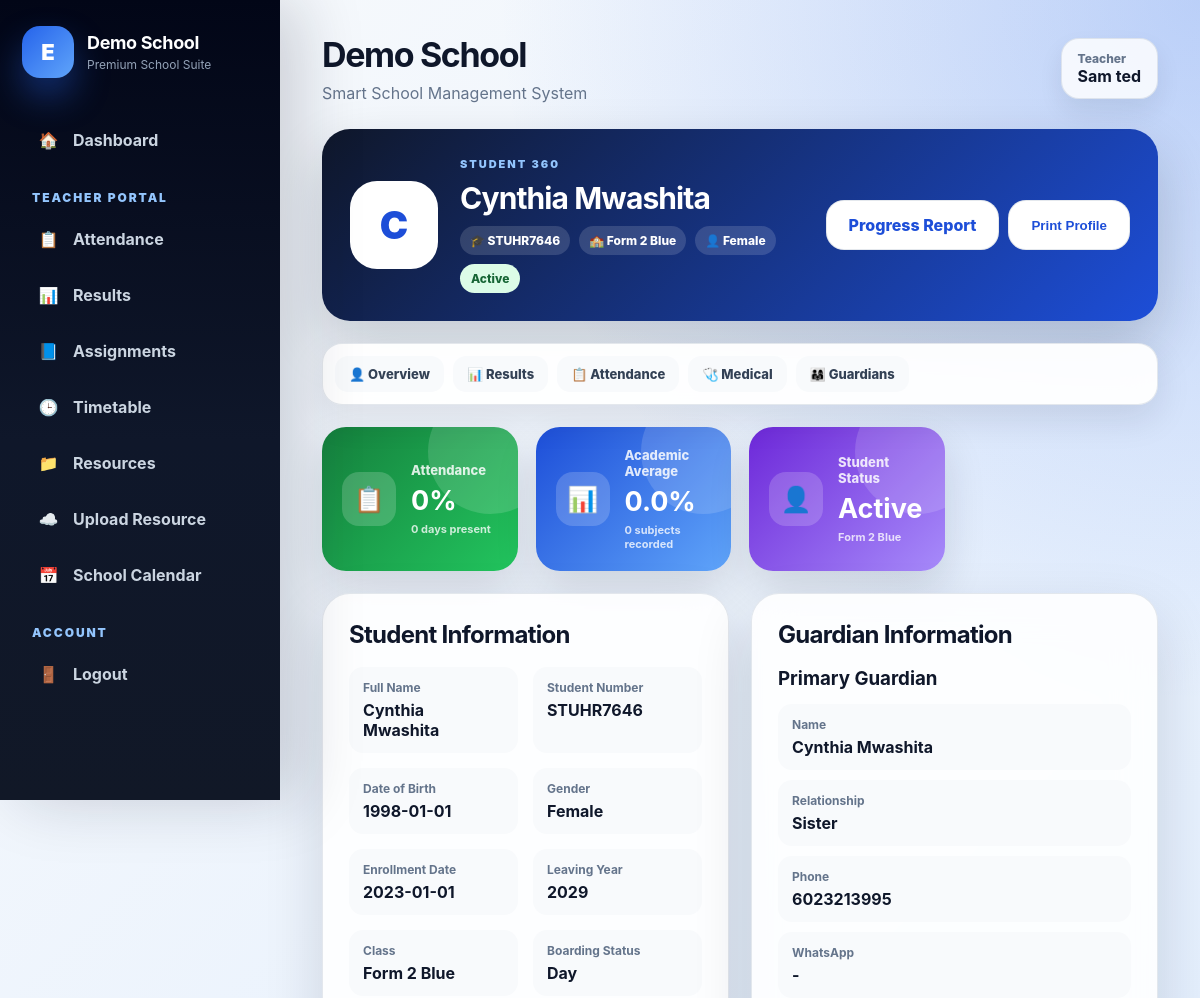
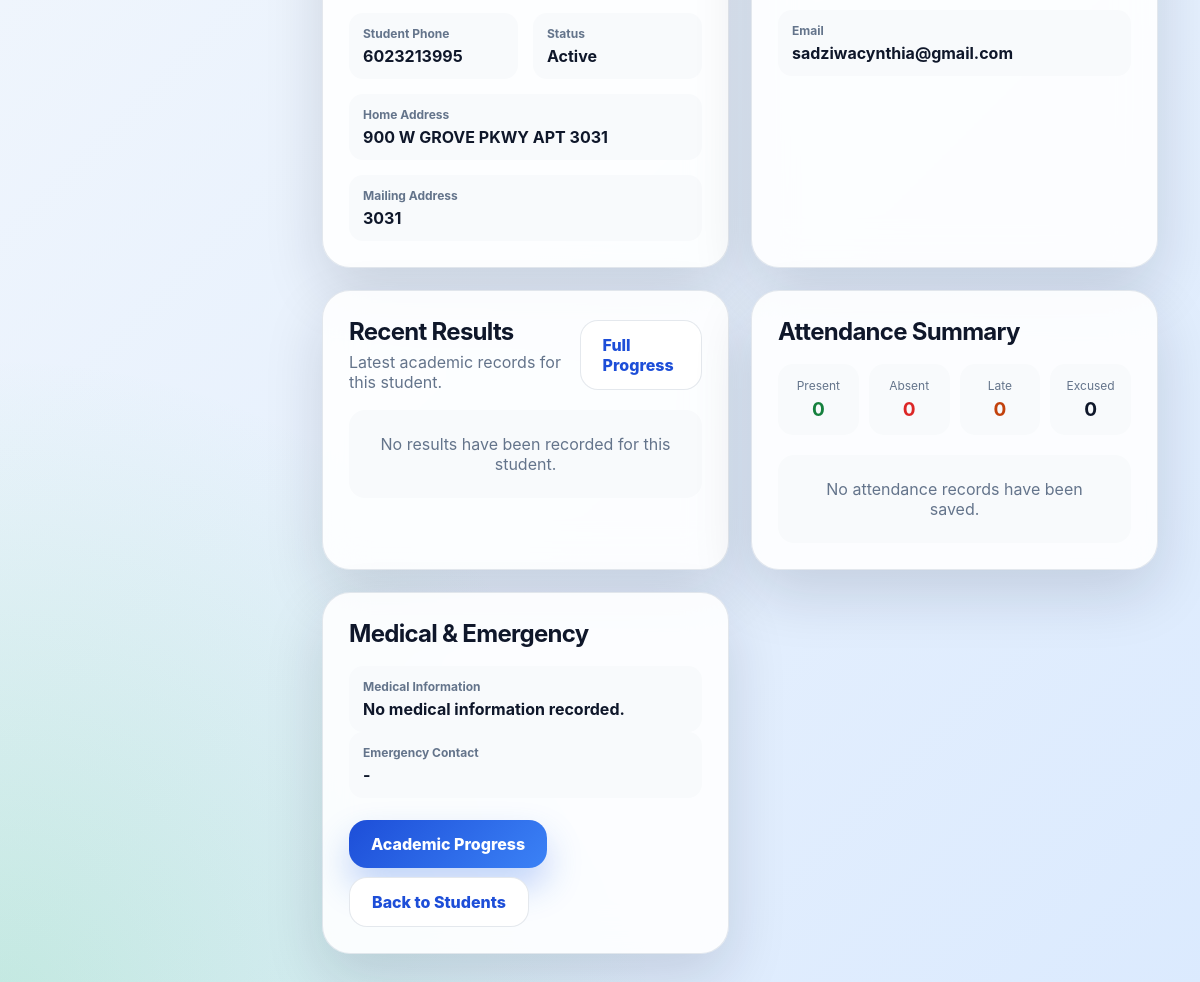
/student_profile/1 (signed in), run on the app's committed database (2 pictures, top to bottom).
### tables this page shows
CREATE TABLE schools (
            id INTEGER PRIMARY KEY AUTOINCREMENT,
            school_name TEXT NOT NULL,
            school_code TEXT UNIQUE NOT NULL
        , is_active INTEGER DEFAULT 1, subscription_status TEXT DEFAULT 'active', subscription_end_date TEXT, logo_url TEXT);

CREATE TABLE students (
            id INTEGER PRIMARY KEY AUTOINCREMENT,
            school_id INTEGER,
            student_number TEXT UNIQUE,
            first_name TEXT,
            last_name TEXT,
            birthday TEXT,
            gender TEXT,
            enrollment_date TEXT,
            leaving_year TEXT,
            class_name TEXT,
            boarding_status TEXT,
            home_address TEXT,
            mailing_address TEXT,
            student_phone TEXT,
            medical_info TEXT,
            emergency_contact TEXT,
            guardian1_name TEXT,
            guardian1_relationship TEXT,
            guardian1_phone TEXT,
            guardian1_whatsapp TEXT,
            guardian1_email TEXT,
            guardian2_name TEXT,
            guardian2_relationship TEXT,
            guardian2_phone TEXT,
            guardian2_whatsapp TEXT,
            guardian2_email TEXT,
            current_status TEXT
        );

### routes/students.py (the view, shortened to what this page needs)
    @app.route("/student_profile/<int:id>")
    @login_required
    @roles_required("school_admin", "super_admin", "teacher", "parent")
    def student_profile(id):
        school_id = session.get("school_id")
        role = session.get("role")
        user_id = session.get("user_id")
        if role == "super_admin":
            student = fetch_one("""
                SELECT *,
                    COALESCE(current_status, 'Active') AS status
                FROM students
                WHERE id = ?
            """, (id,))
        else:
            student = fetch_one("""
                SELECT *,
                    COALESCE(current_status, 'Active') AS status
                FROM students
                WHERE id = ?
                AND school_id = ?
            """, (id, school_id))
        if not student:
            flash("Student not found or access denied.", "danger")
            return redirect(url_for("students"))
        fee_summary = fetch_one("""
            SELECT
                COALESCE(SUM(amount), 0) AS total_fees,
                COALESCE(SUM(paid_amount), 0) AS total_paid,
                COALESCE(SUM(balance), 0) AS total_balance
            FROM fees
            WHERE student_id = ?
        """, (id,))
        attendance_summary = fetch_one("""
            SELECT
                COUNT(*) AS total_records,
                SUM(CASE WHEN status = 'Present' THEN 1 ELSE 0 END) AS present_count,
                SUM(CASE WHEN status = 'Absent' THEN 1 ELSE 0 END) AS absent_count,
                SUM(CASE WHEN status = 'Late' THEN 1 ELSE 0 END) AS late_count,
                SUM(CASE WHEN status = 'Excused' THEN 1 ELSE 0 END) AS excused_count
            FROM attendance
            WHERE student_id = ?
        """, (id,))
        total_attendance = attendance_summary["total_records"] or 0
        present_count = attendance_summary["present_count"] or 0
        attendance_rate = (
            round((present_count / total_attendance) * 100, 1)
            if total_attendance > 0
            else 0
        )
        academic_summary = fetch_one("""
            SELECT
                COUNT(*) AS result_count,
                COUNT(DISTINCT subject) AS subject_count,
                COALESCE(AVG(marks), 0) AS average_marks
            FROM results
            WHERE student_id = ?
        """, (id,))
        recent_results = fetch_all("""
            SELECT subject, term, marks, grade
            FROM results
            WHERE student_id = ?
            ORDER BY id DESC
            LIMIT 8
        """, (id,))
        fee_records = fetch_all("""
            SELECT term_name, amount, paid_amount, balance, status, due_date
            FROM fees
            WHERE student_id = ?
            ORDER BY id DESC
            LIMIT 6
        """, (id,))
        recent_attendance = fetch_all("""
            SELECT date, class_name, status
            FROM attendance
            WHERE student_id = ?
            ORDER BY date DESC, id DESC
            LIMIT 8
        """, (id,))
        return render_template(
            "student_profile.html",
            student=student,
            fee_summary=fee_summary,
            attendance_summary=attendance_summary,
            academic_summary=academic_summary,
            attendance_rate=attendance_rate,
            recent_results=recent_results,
            fee_records=fee_records,
            recent_attendance=recent_attendance
        )

### templates/student_profile.html (shortened to what this page needs)
{% extends "base_premium.html" %}
{% block content %}
<div class="student-hero">
  <div class="student-avatar">
    {{ student.first_name[0]|upper if student.first_name else "S" }}
  </div>
  <div class="student-hero-details">
    <span class="page-eyebrow">STUDENT 360</span>
    <h1>{{ student.first_name }} {{ student.last_name }}</h1>
    <div class="student-hero-meta">
      <span>🎓 {{ student.student_number or "No student number" }}</span>
      <span>🏫 {{ student.class_name or "Unassigned" }}</span>
      <span>👤 {{ student.gender or "Not specified" }}</span>
      {% if student.status == "Active" %}
        <span class="badge badge-success">Active</span>
      {% else %}
        <span class="badge badge-danger">
          {{ student.status or "Inactive" }}
        </span>
      {% endif %}
    </div>
  </div>
  <div class="student-hero-actions">
    <a
      href="{{ url_for('student_progress', student_id=student.id) }}"
      class="premium-btn premium-btn-light"
    >
      Progress Report
    </a>
    <button
      type="button"
      onclick="window.print()"
      class="premium-btn premium-btn-light"
    >
      Print Profile
    </button>
  </div>
</div>
<nav class="profile-tabs">
  <a href="#overview">👤 Overview</a>
  <a href="#results">📊 Results</a>
  <a href="#attendance">📋 Attendance</a>
  <a href="#medical">🩺 Medical</a>
  <a href="#guardians">👨‍👩‍👧 Guardians</a>
</nav>
<div class="profile-summary-grid">
  <div class="profile-summary-card profile-summary-green">
    <div class="profile-summary-icon">📋</div>
    <div>
      <span>Attendance</span>
      <strong>{{ attendance_rate or 0 }}%</strong>
      <small>
        {{ attendance_summary.present_count or 0 }} days present
      </small>
    </div>
  </div>
  <div class="profile-summary-card profile-summary-blue">
    <div class="profile-summary-icon">📊</div>
    <div>
      <span>Academic Average</span>
      <strong>
        {{ "%.1f"|format(academic_summary.average_marks or 0) }}%
      </strong>
      <small>
        {{ academic_summary.subject_count or 0 }} subjects recorded
      </small>
    </div>
  </div>
  <div class="profile-summary-card profile-summary-purple">
    <div class="profile-summary-icon">👤</div>
    <div>
      <span>Student Status</span>
      <strong>{{ student.status or "Active" }}</strong>
      <small>{{ student.class_name or "No class assigned" }}</small>
    </div>
  </div>
</div>
<div class="student-profile-grid">
  <section class="premium-card" id="overview">
    <div class="section-title">
      <h2>Student Information</h2>
    </div>
    <div class="student-info-grid">
      <div class="student-info-item">
        <span>Full Name</span>
        <strong>{{ student.first_name }} {{ student.last_name }}</strong>
      </div>
      <div class="student-info-item">
        <span>Student Number</span>
        <strong>{{ student.student_number or "-" }}</strong>
      </div>
      <div class="student-info-item">
        <span>Date of Birth</span>
        <strong>{{ student.birthday or "-" }}</strong>
      </div>
      <div class="student-info-item">
        <span>Gender</span>
        <strong>{{ student.gender or "-" }}</strong>
      </div>
      <div class="student-info-item">
        <span>Enrollment Date</span>
        <strong>{{ student.enrollment_date or "-" }}</strong>
      </div>
      <div class="student-info-item">
        <span>Leaving Year</span>
        <strong>{{ student.leaving_year or "-" }}</strong>
      </div>
      <div class="student-info-item">
        <span>Class</span>
        <strong>{{ student.class_name or "-" }}</strong>
      </div>
      <div class="student-info-item">
        <span>Boarding Status</span>
        <strong>{{ student.boarding_status or "-" }}</strong>
      </div>
      <div class="student-info-item">
        <span>Student Phone</span>
        <strong>{{ student.student_phone or "-" }}</strong>
      </div>
      <div class="student-info-item">
        <span>Status</span>
        <strong>{{ student.status or "Active" }}</strong>
      </div>
      <div class="student-info-item student-info-wide">
        <span>Home Address</span>
        <strong>{{ student.home_address or "-" }}</strong>
      </div>
      <div class="student-info-item student-info-wide">
        <span>Mailing Address</span>
        <strong>{{ student.mailing_address or "-" }}</strong>
      </div>
    </div>
  </section>
  <section class="premium-card" id="guardians">
    <div class="section-title">
      <h2>Guardian Information</h2>
    </div>
    <div class="guardian-block">
      <h3>Primary Guardian</h3>
      <div class="student-info-item">
        <span>Name</span>
        <strong>{{ student.guardian1_name or "-" }}</strong>
      </div>
      <div class="student-info-item">
        <span>Relationship</span>
        <strong>{{ student.guardian1_relationship or "-" }}</strong>
      </div>
      <div class="student-info-item">
        <span>Phone</span>
        <strong>{{ student.guardian1_phone or "-" }}</strong>
      </div>
      <div class="student-info-item">
        <span>WhatsApp</span>
        <strong>{{ student.guardian1_whatsapp or "-" }}</strong>
      </div>
      <div class="student-info-item">
        <span>Email</span>
        <strong>{{ student.guardian1_email or "-" }}</strong>
      </div>
    </div>
  </section>
</div>
<div class="student-profile-grid">
  <section class="premium-card" id="results">
    <div class="section-title">
      <div>
        <h2>Recent Results</h2>
        <p class="section-description">
          Latest academic records for this student.
        </p>
      </div>
      <a
        href="{{ url_for('student_progress', student_id=student.id) }}"
        class="premium-btn premium-btn-light"
      >
        Full Progress
      </a>
    </div>
    {% if recent_results %}
    <div class="table-responsive">
      <table class="premium-table">
        <thead>
          <tr>
            <th>Subject</th>
            <th>Term</th>
            <th>Marks</th>
            <th>Grade</th>
          </tr>
        </thead>
        <tbody>
          {% for result in recent_results %}
          <tr>
            <td><strong>{{ result.subject or "-" }}</strong></td>
            <td>{{ result.term or "-" }}</td>
            <td>{{ "%.1f"|format(result.marks or 0) }}%</td>
            <td>
              <span class="report-class-badge">
                {{ result.grade or "-" }}
              </span>
            </td>
          </tr>
          {% endfor %}
        </tbody>
      </table>
    </div>
    {% else %}
    <div class="student-mini-empty">
      No results have been recorded for this student.
    </div>
    {% endif %}
  </section>
  <section class="premium-card" id="attendance">
    <div class="section-title">
      <h2>Attendance Summary</h2>
    </div>
    <div class="attendance-mini-grid">
      <div>
        <span>Present</span>
        <strong class="text-success">
          {{ attendance_summary.present_count or 0 }}
        </strong>
      </div>
      <div>
        <span>Absent</span>
        <strong class="text-danger">
          {{ attendance_summary.absent_count or 0 }}
        </strong>
      </div>
      <div>
        <span>Late</span>
        <strong class="text-warning">
          {{ attendance_summary.late_count or 0 }}
        </strong>
      </div>
      <div>
        <span>Excused</span>
        <strong>
          {{ attendance_summary.excused_count or 0 }}
        </strong>
      </div>
    </div>
    {% if recent_attendance %}
    <div class="student-timeline">
      {% for record in recent_attendance %}
      <div class="student-timeline-item">
        <div class="timeline-dot"></div>
        <div>
          <strong>{{ record.status or "-" }}</strong>
          <span>
            {{ record.date or "-" }} · {{ record.class_name or "-" }}
          </span>
        </div>
      </div>
      {% endfor %}
    </div>
    {% else %}
    <div class="student-mini-empty">
      No attendance records have been saved.
    </div>
    {% endif %}
  </section>
</div>
<div class="student-profile-grid">
  <section class="premium-card" id="medical">
    <div class="section-title">
      <h2>Medical & Emergency</h2>
    </div>
    <div class="student-info-item student-info-wide">
      <span>Medical Information</span>
      <strong>
        {{ student.medical_info or "No medical information recorded." }}
      </strong>
    </div>
    <div class="student-info-item student-info-wide">
      <span>Emergency Contact</span>
      <strong>{{ student.emergency_contact or "-" }}</strong>
    </div>
    <div class="student-profile-actions">
      <a
        href="{{ url_for('student_progress', student_id=student.id) }}"
        class="premium-btn"
      >
        Academic Progress
      </a>
      <a
        href="{{ url_for('students') }}"
        class="premium-btn premium-btn-light"
      >
        Back to Students
      </a>
    </div>
  </section>
</div>
{% endblock %}

### templates/base_premium.html (shortened to what this page needs)
<!DOCTYPE html>
<html lang="en">
<head>
  <link
  rel="stylesheet"
  href="{{ url_for('static', filename='css/premium.css') }}?v=20260730-2"
>
</head>
<body>
<div class="premium-shell">
  {% if session.get('user_id') %}
  <aside
    class="premium-sidebar"
    id="premiumSidebar"
  >
    <div class="premium-sidebar-header">
      <div class="premium-logo">
        {% if session.get("logo_url") %}
        <img
          src="{{ session.get('logo_url') }}"
          class="school-logo"
          alt="School Logo"
        >
        {% else %}
        <div class="premium-logo-circle">
          E
        </div>
        {% endif %}
        <div class="premium-logo-text">
          <strong>
            {{ session.get("school_name", "EduTrack") }}
          </strong>
          <span>
            Premium School Suite
          </span>
        </div>
      </div>
    </div>
    <nav class="premium-nav">
      {% set role = session.get('role') %}
      {% if role == 'teacher' %}
      <a href="{{ url_for('teacher_dashboard') }}">
        <span class="nav-icon">🏠</span>
        <span>Dashboard</span>
      </a>
      <div class="nav-section">
        TEACHER PORTAL
      </div>
      <a href="{{ url_for('attendance') }}">
        <span class="nav-icon">📋</span>
        <span>Attendance</span>
      </a>
      <a href="{{ url_for('results') }}">
        <span class="nav-icon">📊</span>
        <span>Results</span>
      </a>
      <a href="{{ url_for('assignments') }}">
        <span class="nav-icon">📘</span>
        <span>Assignments</span>
      </a>
      <a href="{{ url_for('timetable') }}">
        <span class="nav-icon">🕒</span>
        <span>Timetable</span>
      </a>
      <a href="{{ url_for('teacher_resources') }}">
        <span class="nav-icon">📁</span>
        <span>Resources</span>
      </a>
      <a href="{{ url_for('upload_resource') }}">
        <span class="nav-icon">☁️</span>
        <span>Upload Resource</span>
      </a>
      <a href="{{ url_for('school_calendar') }}">
        <span class="nav-icon">📅</span>
        <span>School Calendar</span>
      </a>
      {% endif %}
      <div class="nav-section">
        ACCOUNT
      </div>
      <a href="{{ url_for('logout') }}">
        <span class="nav-icon">🚪</span>
        <span>Logout</span>
      </a>
    </nav>
  </aside>
  {% endif %}
  <main class="premium-main">
    {% if session.get('user_id') %}
    <header class="premium-topbar">
      <div class="premium-topbar-left">
        <div class="premium-title">
          <h1>
            {{ session.get("school_name", "EduTrack") }}
          </h1>
          <p>
            Smart School Management System
          </p>
        </div>
      </div>
      <div class="premium-user">
        <span>
          {{ session.get('role', 'user')|replace('_', ' ')|title }}
        </span>
        <strong>
          {{ session.get('full_name') or session.get('username') }}
        </strong>
      </div>
    </header>
    {% endif %}
    <div class="premium-content">
      {% block content %}
      {% endblock %}
    </div>
  </main>
</div>
</body>
</html>

### data on the page
schools: get "Demo School"
students: first_name "C", first_name "Cynthia", last_name "Mwashita", student_number "STUHR7646", class_name "Form 2 Blue", gender "Female", birthday "1998-01-01", enrollment_date "2023-01-01", leaving_year "2029", boarding_status "Day", student_phone "6023213995", home_address "900 W GROVE PKWY APT 3031", mailing_address "3031", guardian1_name "Cynthia Mwashita", guardian1_relationship "Sister", guardian1_phone "6023213995", guardian1_whatsapp "-", guardian1_email "sadziwacynthia@gmail.com", medical_info "No medical information recorded.", emergency_contact "-"

### other printed values
{{ session.get('role', 'user')|replace('_', ' ')|title }} "Teacher"
{{ session.get('full_name') or session.get('username') }} "Sam ted"
{{ attendance_rate or 0 }} "0"
{{ attendance_summary.present_count or 0 }} "0"
{{ "%.1f"|format(academic_summary.average_marks or 0) }} "0.0"
{{ academic_summary.subject_count or 0 }} "0"
{{ student.status or "Active" }} "Active"
{{ attendance_summary.absent_count or 0 }} "0"
{{ attendance_summary.late_count or 0 }} "0"
{{ attendance_summary.excused_count or 0 }} "0"
